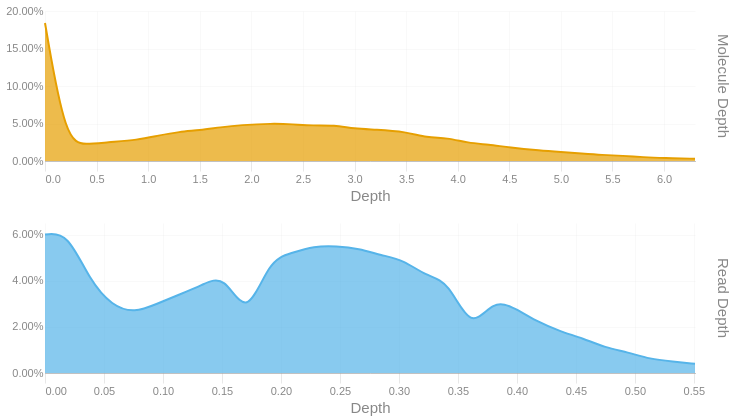

The notebook cell saved with this chart:
### Code cell
readdep = depth_hist(tb['Read Depth'], q99, 3)
readdep = readdep.with_columns(pl.lit('Read Depth').alias('Metric'))
if not SKIPLR:
    moldep = depth_hist(tb['Molecule Depth'], mol_q99, 1)
    moldep = moldep.with_columns(pl.lit('Molecule Depth').alias('Metric'))
    _hist = pl.concat([readdep, moldep])
    _hist = _hist.filter(pl.col('Proportion') != 0)
    with SafeRender(_hist):
        (
            alt.Chart(_hist)        
            .mark_area(interpolate = "basis")
            .encode(
                x=alt.X('Bin:Q').scale(domainMin=0).axis(alt.Axis(title='Depth')),
                y = alt.Y('Proportion:Q', title = None).axis(format = '.2%'),
                color = alt.Color('Metric:N').legend(None),
                row = alt.Row("Metric:N").header(title = None, labelOrient = 'right'),
                tooltip = [
                    alt.Tooltip("Metric:N", title = "Metric"),
                    alt.Tooltip('Interval:N', title = "Depth Interval"),
                    alt.Tooltip('Proportion:Q', title = "% Alignments").format('.2%')
                ]
            )
            .resolve_scale(x='independent', y='independent')
            .properties(
                height = 150, width = 650,
                usermeta={'embedOptions': {'downloadFileName': f'{samplename}.depth.hist'}}
            )
        ).display()
else:
    readdep = readdep.filter(pl.col('Proportion') != 0)
    with SafeRender(readdep):
        (
            alt.Chart(readdep)        
            .mark_area(interpolate = "basis")
            .encode(
                x=alt.X('Bin:Q').scale(domainMin=0).axis(alt.Axis(title='Depth')),
                y = alt.Y('Proportion:Q', title = None).axis(format = '.2%'),
                tooltip = [
                    alt.Tooltip('Interval:N', title = "Depth Interval"),
                    alt.Tooltip('Proportion:Q', title = "% Alignments").format('.2%')
                ]
            )
            .properties(
                usermeta={'embedOptions': {'downloadFileName': f'{samplename}.depth.hist'}}
            )
        ).display()

### Figure 1 — Vega-Lite specification as saved in the notebook (floating-point values rounded to 4 significant figures)
{"width": 650, "height": 150, "config": {"title": {"anchor": "start", "dy": -15, "fontSize": 18, "color": "#888888", "subtitleColor": "#888888", "subtitleFontSize": 14}, "arc": {"fill": "#0072B2"}, "axis": {"domainColor": "#888888", "domainWidth": 0.5, "gridWidth": 0.2, "grid": false, "titleFontWeight": 400, "titleFontSize": 15, "labelFontSize": 11, "labelColor": "#888888", "tickColor": "#888888", "tickWidth": 0.2, "titleColor": "#888888"}, "axisBand": {"grid": false}, "axisX": {"grid": true, "tickSize": 10, "domainCap": "round"}, "axisY": {"domain": false, "grid": true, "tickSize": 0, "domainCap": "round"}, "background": "transparent", "header": {"labelFontSize": 15, "labelColor": "#888888", "titleFontSize": 15, "titleFontWeight": 600, "titleColor": "#888888"}, "legend": {"labelFont": "sans-serif", "labelFontSize": 12, "labelColor": "#888888", "symbolSize": 100, "symbolType": "circle", "titleFontSize": 12, "titlePadding": 10, "titleColor": "#888888", "title": null}, "range": {"category": ["#E69F00", "#56B4E9", "#009E73", "#F0E442", "#0072B2", "#D55E00", "#CC79A7", "#000000"], "diverging": ["#cfe8f3", "#a2d4ec", "#73bfe2", "#46abdb", "#1696d2", "#12719e"]}, "area": {"fill": "#0072B2", "fillOpacity": 0.7, "line": true, "strokeOpacity": 0.7}, "line": {"color": "#0072B2", "stroke": "#0072B2", "strokeWidth": 2}, "trail": {"color": "#0072B2", "stroke": "#0072B2", "strokeWidth": 0, "size": 1}, "point": {"filled": true, "fillOpacity": 1.0, "size": 95}, "text": {"color": "#888888", "fontSize": 11, "align": "right", "fontWeight": 400, "size": 11}, "bar": {"fill": "#0072B2", "stroke": null}, "view": {"stroke": null, "continuousWidth": 660, "continuousHeight": 400}}, "data": {"name": "data-6c81a58dfa236af853eec10097a86688"}, "mark": {"type": "area", "interpolate": "basis"}, "encoding": {"color": {"field": "Metric", "legend": null, "type": "nominal"}, "row": {"field": "Metric", "header": {"title": null, "labelOrient": "right"}, "type": "nominal"}, "tooltip": [{"field": "Metric", "title": "Metric", "type": "nominal"}, {"field": "Interval", "title": "Depth Interval", "type": "nominal"}, {"field": "Proportion", "format": ".2%", "title": "% Alignments", "type": "quantitative"}], "x": {"axis": {"title": "Depth"}, "field": "Bin", "scale": {"domainMin": 0}, "type": "quantitative"}, "y": {"axis": {"format": ".2%"}, "field": "Proportion", "title": null, "type": "quantitative"}}, "resolve": {"scale": {"x": "independent", "y": "independent"}}, "usermeta": {"embedOptions": {"downloadFileName": "TF26LRJL0072_5B_10484332_23Y22YLT4_L7.depth.hist"}}, "$schema": "https://vega.github.io/schema/vega-lite/v6.4.1.json", "datasets": {"data-6c81a58dfa236af853eec10097a86688": [{"Bin": 0.0, "Interval": "0.0-0.019", "Proportion": 0.06, "Metric": "Read Depth"}, {"Bin": 0.019, "Interval": "0.019-0.038", "Proportion": 0.061, "Metric": "Read Depth"}, {"Bin": 0.038, "Interval": "0.038-0.057", "Proportion": 0.04, "Metric": "Read Depth"}, {"Bin": 0.057, "Interval": "0.057-0.076", "Proportion": 0.029, "Metric": "Read Depth"}, {"Bin": 0.076, "Interval": "0.076-0.095", "Proportion": 0.026, "Metric": "Read Depth"}, {"Bin": 0.095, "Interval": "0.095-0.114", "Proportion": 0.03, "Metric": "Read Depth"}, {"Bin": 0.114, "Interval": "0.114-0.133", "Proportion": 0.034, "Metric": "Read Depth"}, {"Bin": 0.133, "Interval": "0.133-0.152", "Proportion": 0.038, "Metric": "Read Depth"}, {"Bin": 0.152, "Interval": "0.152-0.171", "Proportion": 0.043, "Metric": "Read Depth"}, {"Bin": 0.171, "Interval": "0.171-0.19", "Proportion": 0.023, "Metric": "Read Depth"}, {"Bin": 0.19, "Interval": "0.19-0.209", "Proportion": 0.049, "Metric": "Read Depth"}, {"Bin": 0.209, "Interval": "0.209-0.228", "Proportion": 0.052, "Metric": "Read Depth"}, {"Bin": 0.228, "Interval": "0.228-0.247", "Proportion": 0.055, "Metric": "Read Depth"}, {"Bin": 0.247, "Interval": "0.247-0.266", "Proportion": 0.055, "Metric": "Read Depth"}, {"Bin": 0.266, "Interval": "0.266-0.285", "Proportion": 0.054, "Metric": "Read Depth"}, {"Bin": 0.285, "Interval": "0.285-0.304", "Proportion": 0.051, "Metric": "Read Depth"}, {"Bin": 0.304, "Interval": "0.304-0.323", "Proportion": 0.049, "Metric": "Read Depth"}, {"Bin": 0.323, "Interval": "0.323-0.342", "Proportion": 0.042, "Metric": "Read Depth"}, {"Bin": 0.342, "Interval": "0.342-0.361", "Proportion": 0.04, "Metric": "Read Depth"}, {"Bin": 0.361, "Interval": "0.361-0.38", "Proportion": 0.018, "Metric": "Read Depth"}, {"Bin": 0.38, "Interval": "0.38-0.399", "Proportion": 0.032, "Metric": "Read Depth"}, {"Bin": 0.399, "Interval": "0.399-0.418", "Proportion": 0.028, "Metric": "Read Depth"}, {"Bin": 0.418, "Interval": "0.418-0.437", "Proportion": 0.022, "Metric": "Read Depth"}, {"Bin": 0.437, "Interval": "0.437-0.456", "Proportion": 0.018, "Metric": "Read Depth"}, {"Bin": 0.456, "Interval": "0.456-0.475", "Proportion": 0.015, "Metric": "Read Depth"}, {"Bin": 0.475, "Interval": "0.475-0.494", "Proportion": 0.011, "Metric": "Read Depth"}, {"Bin": 0.494, "Interval": "0.494-0.513", "Proportion": 0.009, "Metric": "Read Depth"}, {"Bin": 0.513, "Interval": "0.513-0.532", "Proportion": 0.006, "Metric": "Read Depth"}, {"Bin": 0.532, "Interval": "0.532-0.551", "Proportion": 0.005, "Metric": "Read Depth"}, {"Bin": 0.551, "Interval": "0.551-0.57", "Proportion": 0.004, "Metric": "Read Depth"}, {"Bin": 0.0, "Interval": "0.0-0.2", "Proportion": 0.184, "Metric": "Molecule Depth"}, {"Bin": 0.2, "Interval": "0.2-0.4", "Proportion": 0.025, "Metric": "Molecule Depth"}, {"Bin": 0.4, "Interval": "0.4-0.6", "Proportion": 0.022, "Metric": "Molecule Depth"}, {"Bin": 0.6, "Interval": "0.6-0.9", "Proportion": 0.025, "Metric": "Molecule Depth"}, {"Bin": 0.9, "Interval": "0.9-1.1", "Proportion": 0.028, "Metric": "Molecule Depth"}, {"Bin": 1.1, "Interval": "1.1-1.3", "Proportion": 0.034, "Metric": "Molecule Depth"}, {"Bin": 1.3, "Interval": "1.3-1.5", "Proportion": 0.039, "Metric": "Molecule Depth"}, {"Bin": 1.5, "Interval": "1.5-1.7", "Proportion": 0.041, "Metric": "Molecule Depth"}, {"Bin": 1.7, "Interval": "1.7-1.9", "Proportion": 0.045, "Metric": "Molecule Depth"}, {"Bin": 1.9, "Interval": "1.9-2.2", "Proportion": 0.048, "Metric": "Molecule Depth"}, {"Bin": 2.2, "Interval": "2.2-2.4", "Proportion": 0.05, "Metric": "Molecule Depth"}, {"Bin": 2.4, "Interval": "2.4-2.6", "Proportion": 0.049, "Metric": "Molecule Depth"}, {"Bin": 2.6, "Interval": "2.6-2.8", "Proportion": 0.047, "Metric": "Molecule Depth"}, {"Bin": 2.8, "Interval": "2.8-3.0", "Proportion": 0.048, "Metric": "Molecule Depth"}, {"Bin": 3.0, "Interval": "3.0-3.2", "Proportion": 0.043, "Metric": "Molecule Depth"}, {"Bin": 3.2, "Interval": "3.2-3.5", "Proportion": 0.042, "Metric": "Molecule Depth"}, {"Bin": 3.5, "Interval": "3.5-3.7", "Proportion": 0.039, "Metric": "Molecule Depth"}, {"Bin": 3.7, "Interval": "3.7-3.9", "Proportion": 0.031, "Metric": "Molecule Depth"}, {"Bin": 3.9, "Interval": "3.9-4.1", "Proportion": 0.031, "Metric": "Molecule Depth"}, {"Bin": 4.1, "Interval": "4.1-4.3", "Proportion": 0.024, "Metric": "Molecule Depth"}, {"Bin": 4.3, "Interval": "4.3-4.5", "Proportion": 0.022, "Metric": "Molecule Depth"}, {"Bin": 4.5, "Interval": "4.5-4.8", "Proportion": 0.018, "Metric": "Molecule Depth"}, {"Bin": 4.8, "Interval": "4.8-5.0", "Proportion": 0.014, "Metric": "Molecule Depth"}, {"Bin": 5.0, "Interval": "5.0-5.2", "Proportion": 0.012, "Metric": "Molecule Depth"}, {"Bin": 5.2, "Interval": "5.2-5.4", "Proportion": 0.01, "Metric": "Molecule Depth"}, {"Bin": 5.4, "Interval": "5.4-5.6", "Proportion": 0.008, "Metric": "Molecule Depth"}, {"Bin": 5.6, "Interval": "5.6-5.8", "Proportion": 0.007, "Metric": "Molecule Depth"}, {"Bin": 5.8, "Interval": "5.8-6.0", "Proportion": 0.005, "Metric": "Molecule Depth"}, {"Bin": 6.0, "Interval": "6.0-6.3", "Proportion": 0.004, "Metric": "Molecule Depth"}, {"Bin": 6.3, "Interval": "6.3-6.48", "Proportion": 0.003, "Metric": "Molecule Depth"}]}}
